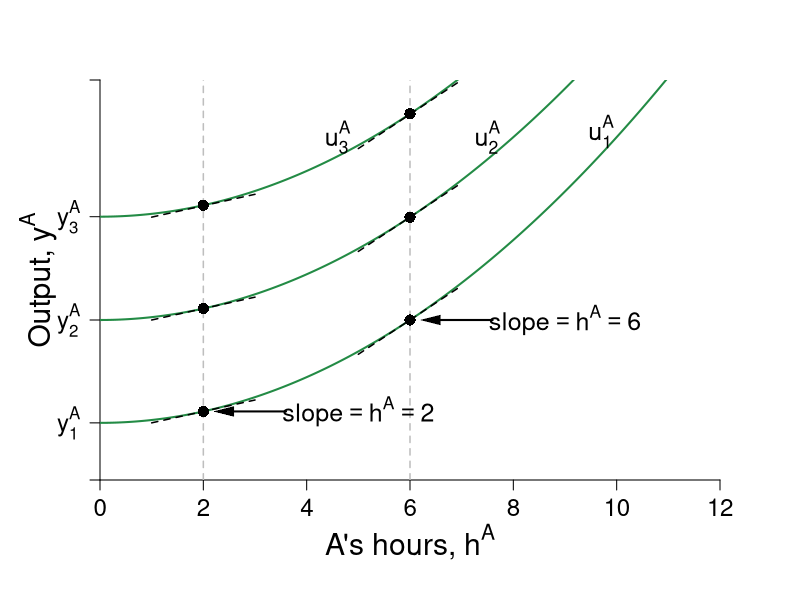

Recreate this plot in R.
require(shape)
pdf(file = "coordination_failures/coord_indiff_ya.pdf", width = 9, height = 7)

#Set parameters for graphics
pointsize <- 1.8
axislabelsize <- 1.8
labelsize <- 1.5
namesize <- 1.8
annotatesize <- 1.5
graphlinewidth <- 2
segmentlinewidth <- 1.5

COL <- c("#7fc97f", "#beaed4", "#fdc086", "#ffff99", "#386cb0", "#f0027f", "#bf5b17", "#666666")
COLA <- c("#99d8c9","#66c2a4","#41ae76", "#238b45", "#005824")
COLB <- c("#4eb3d3", "#2b8cbe", "#0868ac","#084081")

par(mar =  c(6, 5, 4, 4))

indiffA <- function(ea, uA = 46.08) {
  uA + (1/2)*(ea)^2
}

mrsA <- function(ea){
  ea
}

slopeline <- function(ea, yint = 0.5, slope = 2){
  yint + slope*ea
}


xlims <- c(0, 12)
ylims <- c(0, 70)

npts <- 501 
x <- seq(xlims[1], xlims[2], length.out = npts)
y <- seq(ylims[1], ylims[2], length.out = npts) 
a <- c(12, 46.08, 90)

#B's value when at A's bliss point
#0.35*log(5.88) + 0.35*log(8.88) + 0.5*log(10 - 5.88) + 0.5*log(15 - 8.88) 

#B's bliss point x = 4.11765; y = 6.17647
#A's value when at A's bliss point
#0.5*log(4.11765) + 0.5*log(6.17647) + 0.35*log(10 - 4.11765) + 0.35*log(15 - 6.17647) 


plot(0, 0, xlim = xlims, ylim = ylims, type = "n",
     xlab = expression(paste("")),
     ylab = expression(paste("")), 
     xaxt = "n", 
     yaxt = "n", 
     cex.lab = axislabelsize, 
     bty = "n",
     xaxs="i", 
     yaxs="i")

# ticksy <- seq(from = 0, to = ylims[2], by = 2)
# ylabels <- seq(from = 0, to = ylims[2], by = 2)
ticksx <- seq(from = 0, to = xlims[2], by = 2)
xlabels <- seq(from = 0, to = xlims[2], by = 2)
ticksy <- c(0, 10, 28, 46.08, 70)
ylabels <- c(NA, expression(paste(y[1]^A)), expression(paste(y[2]^A)), expression(paste(y[3]^A)), NA)
# ticksx <- c(0, 6.9, 12, 9.6, 16, 24, 26)
# xlabels <- c(NA, expression(paste(e^A,"*")), expression(paste(1/2*beta)), expression(paste(e^{AN})), expression(paste(alpha)), expression(paste(1/beta)), NA)

axis(1, at = ticksx, pos = 0, labels = xlabels, cex.axis= labelsize - 0.05)
axis(2, at = ticksy, pos = 0, labels = ylabels, las = 1, cex.axis= labelsize - 0.05)

npts <- 500 
xx1 <- seq(xlims[1], xlims[2], length.out = npts)

lines(xx1, indiffA(xx1, uA = 10), col = COLA[4], lwd = graphlinewidth)
lines(xx1, indiffA(xx1, uA = 28), col = COLA[4], lwd = graphlinewidth)
lines(xx1, indiffA(xx1, uA = 46.08), col = COLA[4], lwd = graphlinewidth)
# lines(xx1, brfB(xx1, alpha = 16, beta = 1/24), col = COLB[4], lwd = graphlinewidth)
# lines(xx1, brfPEA(xx1, alpha = 16, beta = 1/24), col = COLA[4], lwd = graphlinewidth)
# lines(xx1, brfPEB(xx1, alpha = 16, beta = 1/24), col = COLB[4], lwd = graphlinewidth)

# contour(x, y, 
#         outer(x, y, uA),
#         #labels = c("v1", "v2", "v3"),
#         drawlabels = FALSE,
#         col = COLA[3],
#         #xlab = expression(paste("A's Apples, ", x)),
#         #ylab = expression(paste("A's Oranges, ", y)),
#         #cex.lab = axislabelsize,
#         lwd = graphlinewidth,
#         levels = a, 
#         xaxs="i", 
#         yaxs="i", 
#         add = TRUE)


segments(2, 0, 2, ylims[2], lty = 2, col = "gray" , lwd = segmentlinewidth)
segments(6, 0, 6, ylims[2], lty = 2, col = "gray" , lwd = segmentlinewidth)


mtext(expression(paste("A's hours, ", h^A)), side=1, line = 3.2, cex = axislabelsize)
text(-1.2, 35, expression(paste("Output, ", y^A)), xpd = TRUE, cex = axislabelsize, srt = 90)
#
text(5, 12, expression(paste("slope", phantom()==h^A, phantom() == 2)), cex = annotatesize)
Arrows(3.6, 12, 2.4, 12, col = "black", lty = 1, lwd = 2, arr.type = "triangle", arr.lwd = 0.5)
#
text(9, 28, expression(paste("slope", phantom()==h^A, phantom() == 6)), cex = annotatesize)
Arrows(7.6, 28, 6.4, 28, col = "black", lty = 1, lwd = 2, arr.type = "triangle", arr.lwd = 0.5)

#Label the iso-welfare functions for the HG, Aisha
text(9.7, 61, expression(u[1]^A), cex = annotatesize)
text(7.5, 60, expression(u[2]^A), cex = annotatesize)
text(4.6, 60, expression(u[3]^A), cex = annotatesize)




lowint <- c(8, 26, 44)

slopex1 <- seq(1,3,length.out = 200)
lines(slopex1, slopeline(slopex1, yint = lowint[1], slope = mrsA(ea = 2)), col = "black", lty = 2, lwd = segmentlinewidth)
lines(slopex1, slopeline(slopex1, yint = lowint[2], slope = mrsA(ea = 2)), col = "black", lty = 2, lwd = segmentlinewidth)
lines(slopex1, slopeline(slopex1, yint = lowint[3], slope = mrsA(ea = 2)), col = "black", lty = 2, lwd = segmentlinewidth)

highint <- c(-8, 10, 28)
slopex2 <- seq(5,7,length.out = 200)
lines(slopex2, slopeline(slopex2, yint = highint[1], slope = mrsA(ea = 6)), col = "black", lty = 2, lwd = segmentlinewidth)
lines(slopex2, slopeline(slopex2, yint = highint[2], slope = mrsA(ea = 6)), col = "black", lty = 2, lwd = segmentlinewidth)
lines(slopex2, slopeline(slopex2, yint = highint[3], slope = mrsA(ea = 6)), col = "black", lty = 2, lwd = segmentlinewidth)


firstpointsx <- c(2, 2, 2)
firstpointsy <- c(indiffA(ea = firstpointsx[1], uA = 10), indiffA(ea = firstpointsx[2], uA = 28), indiffA(ea = firstpointsx[3], uA = 46.08))
points(firstpointsx, firstpointsy, pch = 16, col = "black", cex = 1.5)

secondpointsx <- c(6, 6, 6)
secondpointsy <- c(indiffA(ea = 6, uA = 10), indiffA(ea = 6, uA = 28), indiffA(ea = 6, uA = 46.08))
points(secondpointsx, secondpointsy, pch = 16, col = "black", cex = 1.5)


dev.off()
